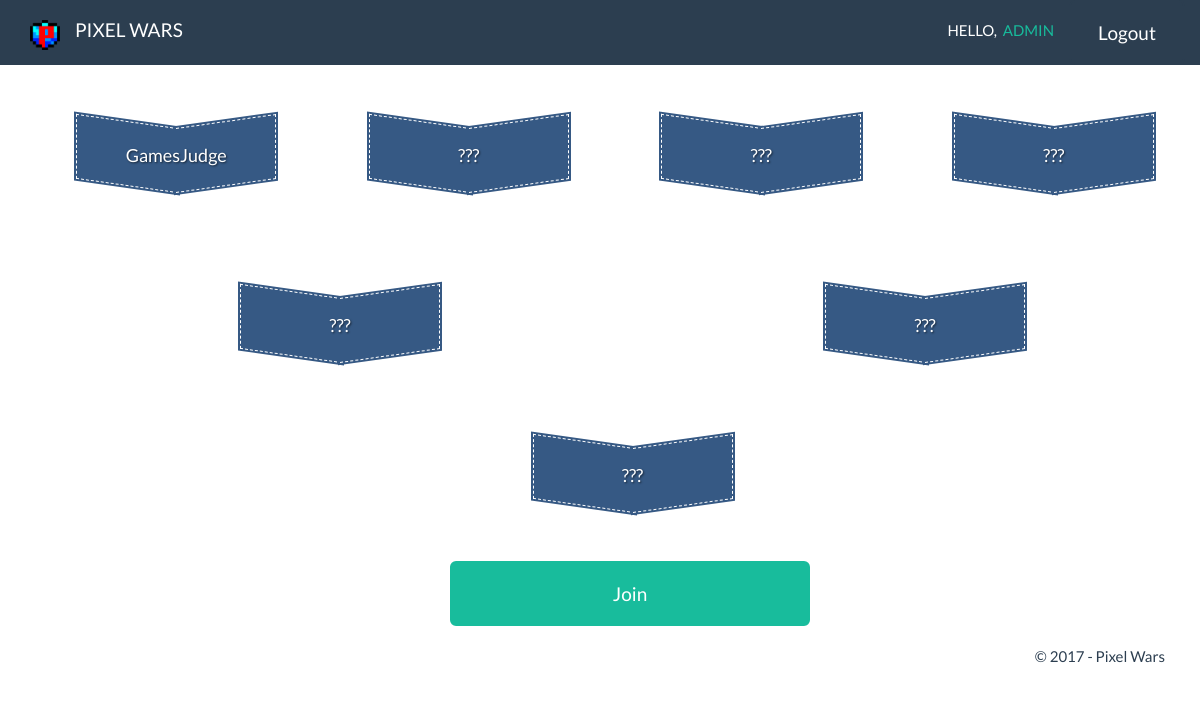
Page /pixelwars/tourney/1/ (signed in) on the earlier database version.
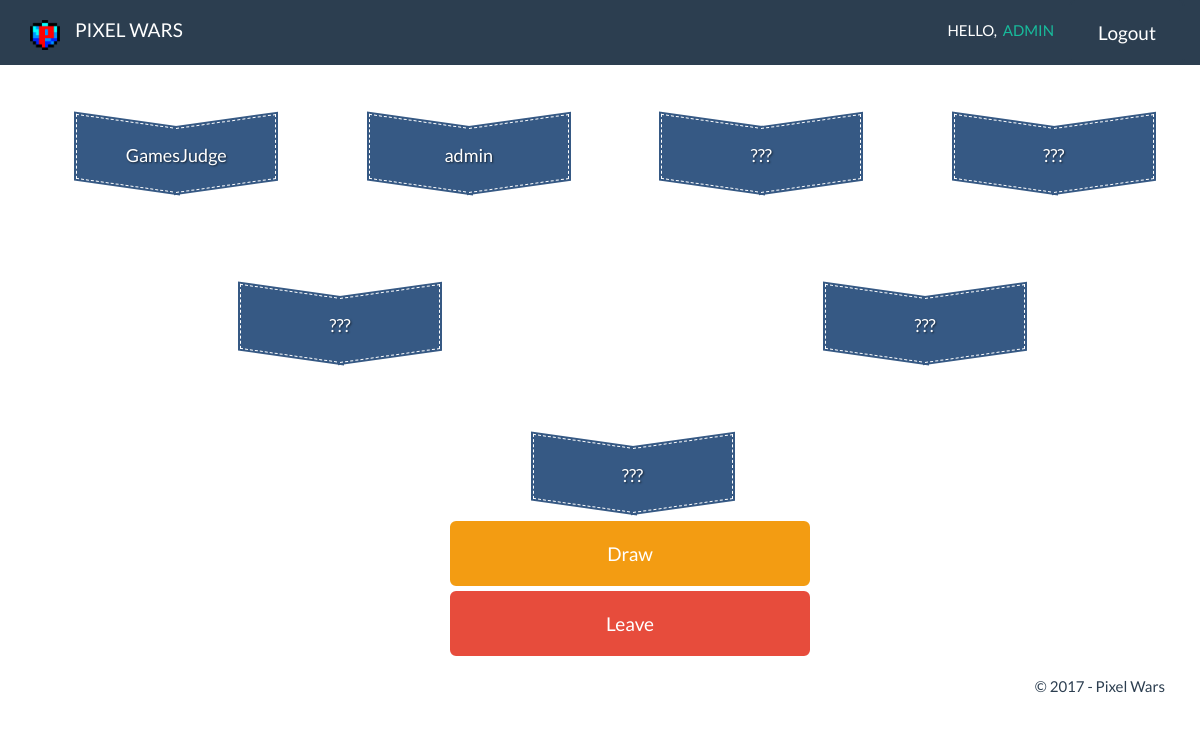
Same page on the later database version.
### pixelwars/models.py (models this page shows, shortened)
class Tourney(models.Model):
    theme = models.CharField(max_length=250, null=True)
    drawing1 = models.ImageField(null=True, blank=True, upload_to="gallery/", )
    drawing2 = models.ImageField(null=True, blank=True, upload_to="gallery/")
    drawing3 = models.ImageField(null=True, blank=True, upload_to="gallery/")
    drawing4 = models.ImageField(null=True, blank=True, upload_to="gallery/")
    player1 = models.ForeignKey(Player, null=True, blank=True, related_name="tourneyplayer1")
    player2 = models.ForeignKey(Player, null=True, blank=True, related_name="tourneyplayer2")
    player3 = models.ForeignKey(Player, null=True, blank=True, related_name="tourneyplayer3")
    player4 = models.ForeignKey(Player, null=True, blank=True, related_name="tourneyplayer4")
    player5 = models.ForeignKey(Player, null=True, blank=True, related_name="tourneyplayer5")
    player6 = models.ForeignKey(Player, null=True, blank=True, related_name="tourneyplayer6")
    player7 = models.ForeignKey(Player, null=True, blank=True, related_name="tourneyplayer7")

class Player(models.Model):
    user = models.OneToOneField(User, null=True, unique=True)
    name = models.CharField(max_length=250, null=True)
    wins = models.IntegerField(default=0)
    hasDrawed = models.BooleanField(default=False)
    def __str__(self):
        return self.name

### pixelwars/views.py (the view)
# urls.py: url(r'tourney/(?P<id>\d+)/$', views.readtourney, name="readtourney"),
def readtourney(request, id):
    tourney = get_object_or_404(Tourney, id=id)
    canJoin = True
    if ((tourney.player1 and tourney.player1.user == request.user) or (
        tourney.player2 and tourney.player2.user == request.user) or (
        tourney.player3 and tourney.player3.user == request.user) or (
        tourney.player4 and tourney.player4.user == request.user)):
        canJoin = False
    return render(request, 'pixelwars/tourney/read.html', {'tourney': tourney, 'canJoin': canJoin})

### pixelwars/templates/pixelwars/tourney/read.html (shortened to what the changed rows need)
{% extends 'pixelwars/base.html' %}
{% block main %}
    <div class="container">
        <div class="container">
            <div class="row">
                <div class="col-md-3">
                    <div style="margin-top: 40px" class="style_chevr chevron">
                        <div class="style_chevr chevron-inner">
                            <div style="padding-top: 10px" class="style_chevr chevron-content">
                                {% if tourney.player1 %}{{ tourney.player1 }}{% else %}???{% endif %}
                            </div>
                        </div>
                    </div>
                </div>
                <div class="col-md-3">
                    <div style="margin-top: 40px" class="style_chevr chevron">
                        <div class="style_chevr chevron-inner">
                            <div style="padding-top: 10px" class="style_chevr chevron-content">
                                {% if tourney.player2 %}{{ tourney.player2 }}{% else %}???{% endif %}
                            </div>
                        </div>
                    </div>
                </div>
                {% if canJoin %}
                    <div style="transform: translate(15px)" class="col-md-offset-4 col-md-4">
                        <a style="margin-top: 50px" class="btn btn-success btn-lg btn-block"
                           href="{% url 'pixelwars:jointourney' tourney.id %}" role="button">Join</a>
                    </div>
                {% else %}
                    <div style="transform: translate(15px)" class="col-md-offset-4 col-md-4">
                        <a style="margin-top: 10px" class="btn btn-warning btn-lg btn-block" href="#"
                           role="button">Draw</a>
                    </div>
                    <div style="transform: translate(15px)" class="col-md-offset-4 col-md-4">
                        <a style="margin-top: 5px" class="btn btn-danger btn-lg btn-block"
                           href="{% url 'pixelwars:leavetourney' tourney.id %}" role="button">Leave</a>
                    </div>
                {% endif %}
            </div>
        </div>
    </div>
{% endblock %}

Differences in the rows shown:
changed Tourney "GamesJudge": player2 (not shown) → "admin"
Other differences:
text no longer shown: "??? Join"
text now shown: "Draw Leave"
